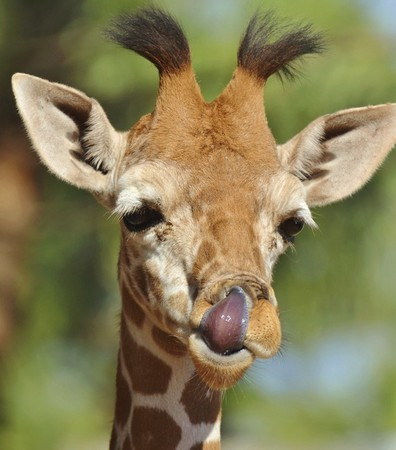
//> input picture pic_test.jpg, 396 x 450 px
$ ./main1   (built with g++ and OpenCV 4)
//> lines starting //> are read from the running program, lines starting //| are printed output that depends on the picture; after the words box and inside, x2 and y2 are one past the last pixel; in counts of white or black regions, pixels touching at a corner belong together
//
//  main.cpp
//  comic
//
//  Created by sam on 2017/6/6.
//  Copyright © 2017年 sam. All rights reserved.
//
#include <opencv2/highgui/highgui.hpp> // For VS2015
#include <opencv2/xfeatures2d.hpp>
#include <iostream>
#include <opencv2/opencv.hpp>
#include <opencv/cvaux.hpp>


using namespace std;
using namespace cv;


int main(int argc, const char * argv[]) {

    int num_down=2;
    int num_bilateral = 7;


    Mat Image = imread("/Users/sam/Desktop/course/cv/final_project/pic_test.jpg",CV_LOAD_IMAGE_COLOR);
//> Image is the input picture: 450 rows x 396 cols, CV_8UC3; mean B, G, R 86.4, 125.3, 133.2
    Mat small_image(Image.rows,Image.cols,CV_8UC1);
    cout <<"Image size "<<Image.cols<<" , "<<Image.rows<<endl;
//| Image size 396 , 450
    //small_image =Image;
    Image.copyTo(small_image);

/*    for(int i=0;i<num_down;i++){
        pyrDown(small_image,small_image);

    }*/
    cout <<"samll image size "<<small_image.cols<<" , "<<small_image.rows<<endl;
//| samll image size 396 , 450

    for(int i=0;i<num_bilateral;i++){
        Mat dst(small_image.rows,small_image.cols,CV_8UC1);
        cout << "dst dize"<<dst.cols<<" , "<<dst.rows<<endl;
        bilateralFilter(small_image,dst,9,9,7);
        small_image = dst;
    }
    cout <<"samll image size "<<small_image.cols<<" , "<<small_image.rows<<endl;
//| samll image size 396 , 450

// [7 lines of commented-out code are left out]

    Mat img_gray;
    cvtColor(Image, img_gray, COLOR_BGRA2GRAY);
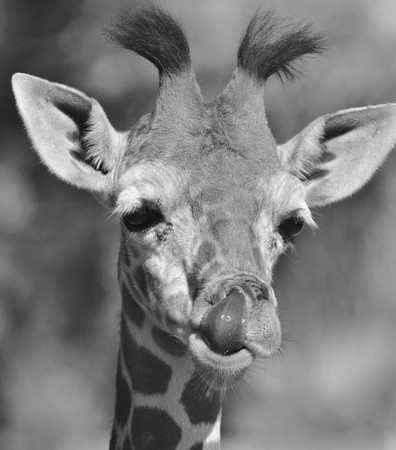
//> img_gray: 450 rows x 396 cols, CV_8UC1; min 9, max 254, mean 123.3
    Mat img_blur;
    Mat img_edge;

    medianBlur(img_gray, img_blur, 7);
    adaptiveThreshold(img_blur, img_edge, 255, ADAPTIVE_THRESH_MEAN_C, THRESH_BINARY, 9, 2);
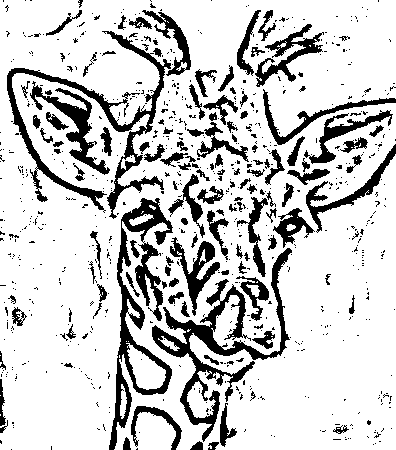
//> img_edge: 450 rows x 396 cols, CV_8UC1; 80.3% white; 761 black regions (633 under 20 px), largest, box (x1, y1, x2, y2) and area: (152, 248, 292, 442) 4685, (109, 198, 173, 450) 4384, (7, 31, 171, 219) 4187
    cvtColor(img_edge, img_edge, COLOR_GRAY2BGR);

    Mat img_cartoon;

    cout <<"samll image size "<<small_image.cols<<" , "<<small_image.rows<<endl;
//| samll image size 396 , 450
    cout <<"img_edge size "<<img_edge.cols<<" , "<<img_edge.rows<<endl;
//| img_edge size 396 , 450

    bitwise_and(small_image, img_edge, img_cartoon);
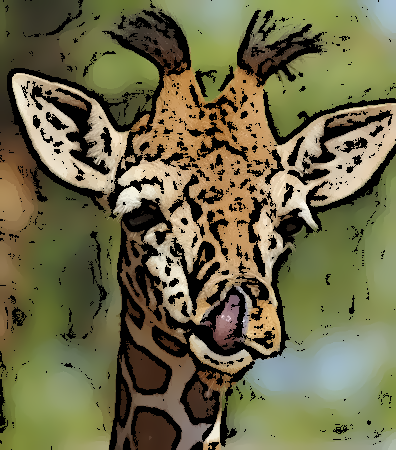
//> img_cartoon: 450 rows x 396 cols, CV_8UC3; mean B, G, R 73.4, 106.3, 110.3


    imshow("CV", img_cartoon);
    waitKey();


       return 0;
}
